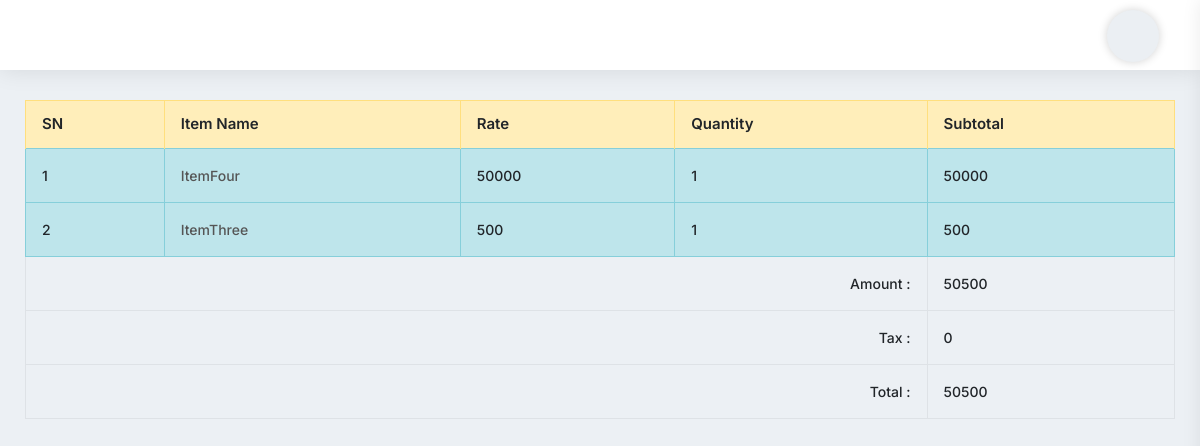
Page /DamageInvoiceView/15/ on the committed database.
### myapp/models.py (models this page shows, shortened)
class CartProduct(models.Model):
    cart = models.ForeignKey(Cart, on_delete=models.CASCADE)
    product = models.ForeignKey(Items, on_delete=models.CASCADE)
    rate = models.PositiveIntegerField()
    quantity = models.PositiveIntegerField()
    subtotal = models.PositiveIntegerField()
    remain_balance = models.IntegerField()
    created_at = models.DateField(auto_now_add=True)

class Items(models.Model):
    item_name = models.CharField(max_length=225)
    category = models.CharField(max_length=225)
    pruchase_price = models.FloatField(default=0.00)
    sell_price = models.FloatField(default=0.00)
    wholesale_price = models.FloatField(default=0.00)
    balance_qty = models.IntegerField(default=0)
    barcode_id = models.CharField(max_length=225,blank=True, null=True)
    photo = models.ImageField(upload_to='', blank=True, null=True)
    product_img = models.ImageField(upload_to='website/', blank=True)

class Order(models.Model):
    cart = models.OneToOneField(Cart, on_delete=models.CASCADE)
    ordered_by = models.CharField(max_length=255,null=True, blank=True)
    shipping_address = models.CharField(max_length=255, null=True, blank=True)
    mobile = models.CharField(max_length=255,null=True, blank=True)
    email = models.EmailField(null=True, blank=True)
    subtotal = models.PositiveIntegerField()
    discount = models.PositiveIntegerField(default=0)
    total = models.PositiveIntegerField()
    tax = models.PositiveIntegerField()
    delivery_fee = models.IntegerField(default=0)
    delivery_system = models.ForeignKey(DeliverySystem, on_delete=models.CASCADE, blank=True,null=True)
    all_total = models.PositiveIntegerField()
    all_total_delivery = models.IntegerField(default=0)
    ordered_staus = models.CharField(max_length=255, choices=STATUS, default='Cash')
    payment = models.CharField(max_length=225, choices=PAYMENT_TYPE, default='Cash')
    deli_payment = models.BooleanField(default=False)
    created_at = models.DateField(auto_now_add=True)

### myapp/views.py (the view)
# urls.py: path('DamageInvoiceView/<int:id>/', DamageInvoiceView.as_view(), name='DamageInvoiceView'),
class DamageInvoiceView(TemplateView):
    template_name = 'damage_item_view.html'
    def get_context_data(self, **kwargs):
        context = super().get_context_data(**kwargs)
        inv_id = self.kwargs['id']
        context['ord_obj'] = Order.objects.get(id=inv_id)
        return context

### templates/damage_item_view.html (shortened to what this page needs)
{% extends 'base.html' %}
{% block content %}
<div class="table-responsive">
                    <table class="table table-bordered" id="dataTable" width="100%" cellspacing="0">
                        <thead>
                        <tr class="table-warning">
                            <th>SN</th>
                            <th>Item Name</th>
                            <th>Rate</th>
                            <th>Quantity</th>
                            <th>Subtotal</th>
                        </tr>
                        </thead>
                        <tbody>
                        {% for p in ord_obj.cart.cartproduct_set.all %}
                        <tr class="table-info">
                            <td>{{forloop.counter}}</td>
                            <td><a href="{% url 'myapp:DamageProductView' p.id%}">{{p.product.item_name}}</a></td>
                            <td>{{p.rate}}</td>
                            <td>{{p.quantity}}</td>
                            <td>{{p.subtotal}}</td>
                        </tr>
                        {% endfor %}
                        <tr>
                            <td colspan="4" class="text-right">Amount :</td>
                            <td>{{ord_obj.total}}</td>
                        </tr>
                        <tr>
                            <td colspan="4" class="text-right">Tax :</td>
                            <td>{{ord_obj.tax}}</td>
                        </tr>
                        <tr>
                            <td colspan="4" class="text-right">Total :</td>
                            <td>{{ord_obj.all_total}}</td>
                        </tr>
                        </tbody>
                    </table>
                </div>
{% endblock content %}

### rows in the picture
CartProduct: product.item_name "ItemFour", rate "50000", quantity "1", subtotal "50000"
CartProduct: product.item_name "ItemThree", rate "500", quantity "1", subtotal "500"
Order: total "50500", tax "0", all_total "50500"
